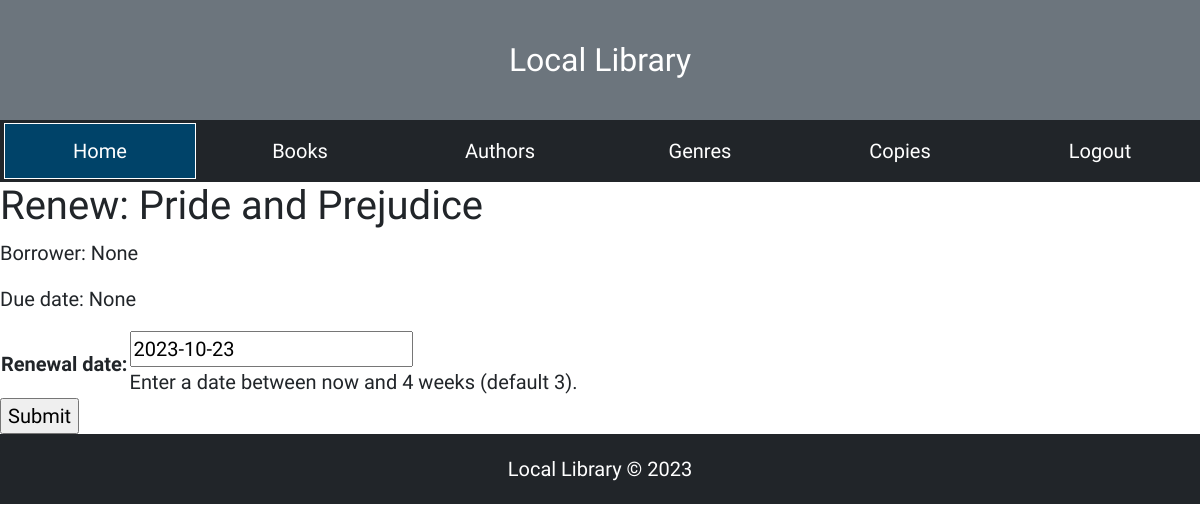
Page /catalog/book/723cdabf-b60d-402f-bfb2-2107d55f6db4/renew/ (signed in) on the earlier database version.
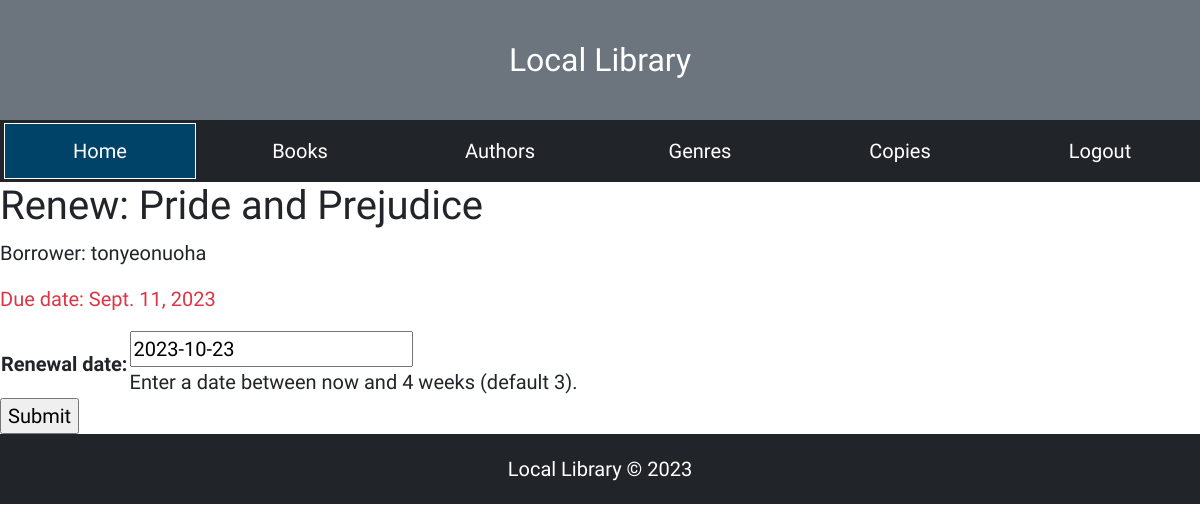
Same page on the later database version.
### catalog/models.py (models this page shows, shortened)
class BookInstance(models.Model):
    id = models.UUIDField(primary_key=True, default=uuid.uuid4, help_text='Unique ID for this particular book across whole library')
    book = models.ForeignKey(Book, on_delete=models.RESTRICT, null=True)
    imprint = models.CharField(max_length=200)
    due_back = models.DateField(null=True, blank=True)
    borrower = models.ForeignKey(User,on_delete=models.SET_NULL,blank=True,null=True)
    LOAN_STATUS = (
        ('m', 'Maintenance'),
        ('o', 'On loan'),
        ('a', 'Available'),
        ('r', 'Reserved'),
    )
    status = models.CharField(
        max_length=1,
        choices=LOAN_STATUS,
        blank=True,
        default='m',
        help_text='Book availability',
    )
    class Meta:
        ordering = ['due_back']
        permissions = (("can_mark_returned", "Set book as returned"),) # creating a permission for a model
    @property
    def is_overdue(self):
        return bool(self.due_back and date.today() > self.due_back)

class Book(models.Model):
    title = models.CharField(max_length=200)
    author = models.ForeignKey('Author', on_delete=models.SET_NULL, null=True)
    summary = models.TextField(max_length=1000, help_text='Enter a brief description of the book')
    isbn = models.CharField('ISBN', max_length=13, unique=True,
                             help_text='13 Character <a href="https://www.isbn-international.org/content/what-isbn">ISBN number</a>')
    genre = models.ManyToManyField(Genre, help_text='Select a genre for this book')
    cover = models.ImageField(blank=True, null=True, upload_to='book covers')
    def display_genre(self):
        """Create a string for the Genre. This is required to display genre in Admin."""
        return ', '.join(genre.name for genre in self.genre.all()[:3])
    display_genre.short_description = 'Genre'
    class Meta:
        ordering : ['id']

### catalog/views.py (the view)
# urls.py: path('book/<uuid:pk>/renew/', views.renew_book_librarian, name='renew-book-librarian'),
@login_required
@permission_required('catalog.can_mark_returned', raise_exception=True)
def renew_book_librarian(request, pk):
    book_instance = get_object_or_404(BookInstance, pk=pk)
    if request.method == 'POST':
        form = RenewBookForm(request.POST)
        if form.is_valid():
            book_instance.due_back = form.cleaned_data['renewal_date']
            book_instance.save()
            return redirect('all-borrowed')
    else:
        proposed_renewal_date = datetime.date.today() + datetime.timedelta(weeks=3)
        form = RenewBookForm(initial={'renewal_date': proposed_renewal_date})
    context = {
        'form': form,
        'book_instance': book_instance,
    }
    return render(request, 'book_renew_librarian.html', context)

### catalog/forms.py (shortened to what this page needs)
class RenewBookForm(forms.Form):
    renewal_date = forms.DateField(help_text="Enter a date between now and 4 weeks (default 3).")

### catalog/templates/book_renew_librarian.html (shortened to what this page needs)
{% extends "base.html" %}
{% block content %}
  <h1>Renew: {{ book_instance.book.title }}</h1>
  <p>Borrower: {{ book_instance.borrower }}</p>
  <p {% if book_instance.is_overdue %} class="text-danger"{% endif %} >Due date: {{ book_instance.due_back }}</p>
  <form action="" method="post">
    <table>
    {{ form.as_table }}
    </table>
    <input type="submit" value="Submit">
  </form>
{% endblock %}

Differences in the rows shown:
changed BookInstance "Pride and Prejudice": borrower "None" → "tonyeonuoha"; due_back "None" → "Sept. 11, 2023"
